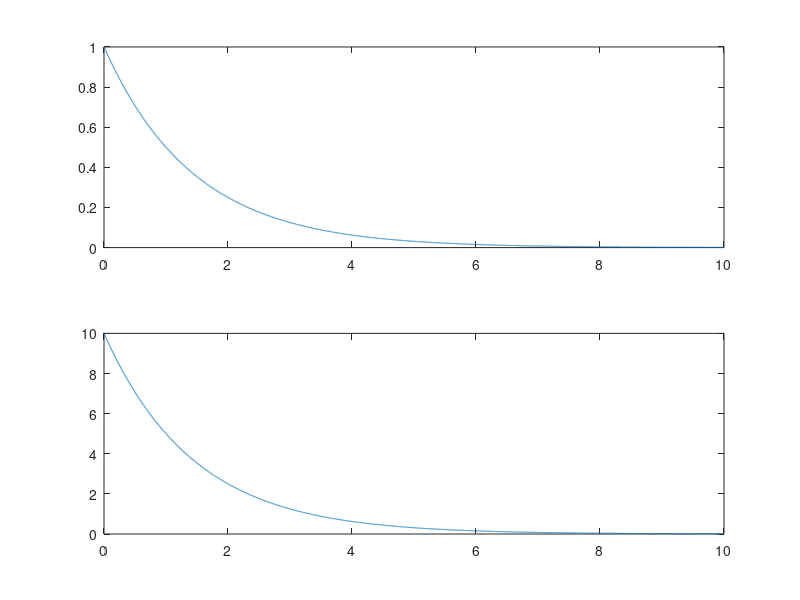

Write MATLAB code to recreate this figure.
%%lab5_3
format compact
close all;
clear;
clc;

%%a)
t1=0;
t2=10;
t=t1:0.001:t2;
x1=(0.5.^(t));

%%b)
x2=10*x1;

figure();
subplot(2,1,1);
plot(t,x1);

subplot(2,1,2);
plot(t,x2);
